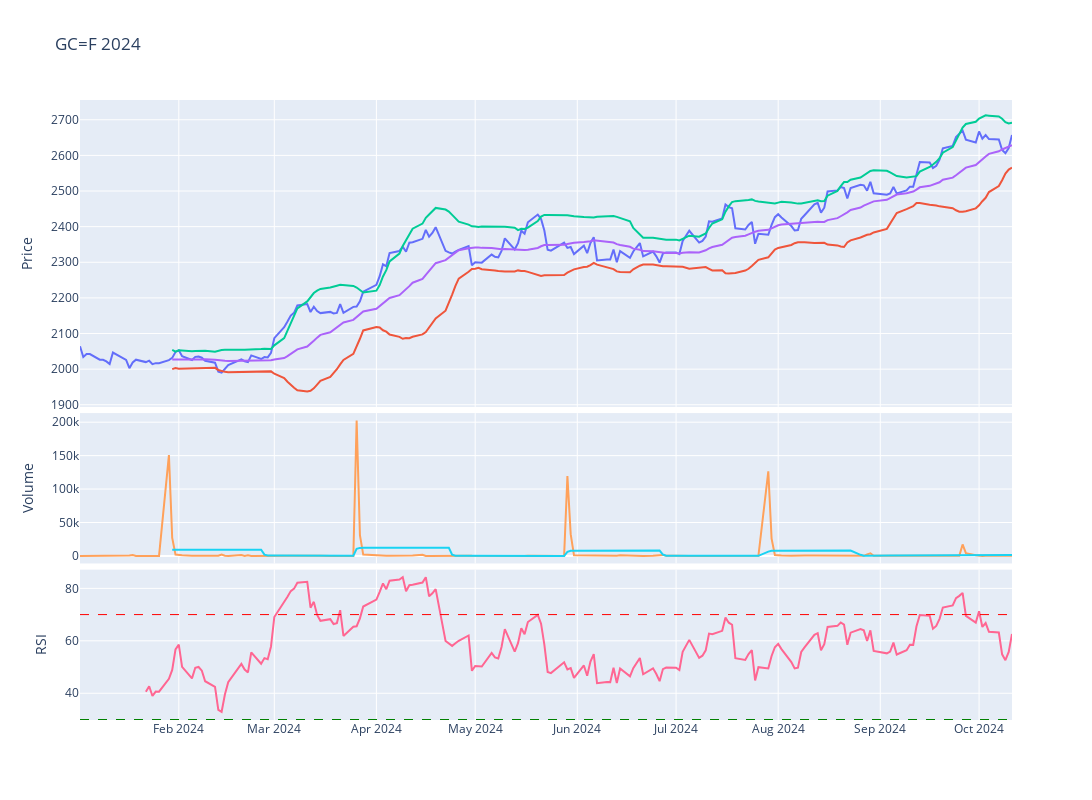

The notebook cell this image was saved under:
### Code cell
# Plot the adjusted close price
fig = make_subplots(rows=4, cols=1,shared_xaxes=True,vertical_spacing=0.01,specs=[[{'rowspan':2,'colspan':1}],[None],[{'rowspan':1,'colspan':1}],[{'rowspan':1,'colspan':1}]])

# Graph (1,1)
fig.add_trace(go.Scatter(x=stock_ticker['Adj Close'].loc[year].index,y=stock_ticker['Adj Close'].loc[year],mode="lines",name=f'{ticker}'),row=1,col=1)
fig.add_trace(go.Scatter(x=stock_ticker['BB_Lower'].loc[year].index,y=stock_ticker['BB_Lower'].loc[year],mode="lines",name='BB_Lower'),row=1,col=1)
fig.add_trace(go.Scatter(x=stock_ticker['BB_Upper'].loc[year].index,y=stock_ticker['BB_Upper'].loc[year],mode="lines",name='BB_Upper'),row=1,col=1)
fig.add_trace(go.Scatter(x=stock_ticker['MMA20'].loc[year].index,y=stock_ticker['MMA20'].loc[year],mode="lines",name='MMA20'),row=1,col=1)
# Update xaxis properties
fig.update_yaxes(title_text="Price", row=1, col=1)

# Graph (3,1)
fig.add_trace(go.Scatter(x=stock_ticker['Volume'].loc[year].index,y=stock_ticker['Volume'].loc[year],mode="lines",name='Volume'),row=3, col=1)
fig.add_trace(go.Scatter(x=stock_ticker['Volume'].loc[year].index,y=stock_ticker['Volume'].loc[year].rolling(20).mean(),mode="lines",name='MMA20'),row=3,col=1)
fig.update_yaxes(title_text="Volume", row=3, col=1)

# Graph (4,1)
fig.add_trace(go.Scatter(x=stock_ticker['RSI'].loc[year].index,y=stock_ticker['RSI'].loc[year],mode="lines",name='RSI'),row=4, col=1)
fig.add_hline(y=30, line_width=1, line_dash="dash", line_color="green",row=4,col=1)
fig.add_hline(y=70, line_width=1, line_dash="dash", line_color="red",row=4,col=1)
fig.update_yaxes(title_text="RSI", row=4, col=1)

fig.update_layout(height=800, width=1300,showlegend=False,title=f"{ticker} {year}")

fig.show()

### Figure 1 — Plotly figure (JSON) as saved in the notebook; plotly's stock layout.template omitted (floating-point values rounded to 4 significant figures; data arrays with more than 128 entries replaced by an {"elided": "..."} marker saying what was removed)
{"data": [{"mode": "lines", "name": "GC=F", "type": "scatter", "x": {"elided": "197 str values"}, "xaxis": "x", "y": {"elided": "197 float values"}, "yaxis": "y"}, {"mode": "lines", "name": "BB_Lower", "type": "scatter", "x": {"elided": "197 str values"}, "xaxis": "x", "y": {"elided": "197 float values"}, "yaxis": "y"}, {"mode": "lines", "name": "BB_Upper", "type": "scatter", "x": {"elided": "197 str values"}, "xaxis": "x", "y": {"elided": "197 float values"}, "yaxis": "y"}, {"mode": "lines", "name": "MMA20", "type": "scatter", "x": {"elided": "197 str values"}, "xaxis": "x", "y": {"elided": "197 float values"}, "yaxis": "y"}, {"mode": "lines", "name": "Volume", "type": "scatter", "x": {"elided": "197 str values"}, "xaxis": "x2", "y": {"elided": "197 int values"}, "yaxis": "y2"}, {"mode": "lines", "name": "MMA20", "type": "scatter", "x": {"elided": "197 str values"}, "xaxis": "x2", "y": {"elided": "197 float values"}, "yaxis": "y2"}, {"mode": "lines", "name": "RSI", "type": "scatter", "x": {"elided": "197 str values"}, "xaxis": "x3", "y": {"elided": "197 float values"}, "yaxis": "y3"}], "layout": {"height": 800, "shapes": [{"line": {"color": "green", "dash": "dash", "width": 1}, "type": "line", "x0": 0, "x1": 1, "xref": "x3 domain", "y0": 30, "y1": 30, "yref": "y3"}, {"line": {"color": "red", "dash": "dash", "width": 1}, "type": "line", "x0": 0, "x1": 1, "xref": "x3 domain", "y0": 70, "y1": 70, "yref": "y3"}], "showlegend": false, "title": {"text": "GC=F 2024"}, "width": 1300, "xaxis": {"anchor": "y", "domain": [0, 1], "matches": "x3", "showticklabels": false}, "xaxis2": {"anchor": "y2", "domain": [0, 1], "matches": "x3", "showticklabels": false}, "xaxis3": {"anchor": "y3", "domain": [0, 1]}, "yaxis": {"anchor": "x", "domain": [0.505, 1], "title": {"text": "Price"}}, "yaxis2": {"anchor": "x2", "domain": [0.2525, 0.495], "title": {"text": "Volume"}}, "yaxis3": {"anchor": "x3", "domain": [0, 0.2425], "title": {"text": "RSI"}}}}
